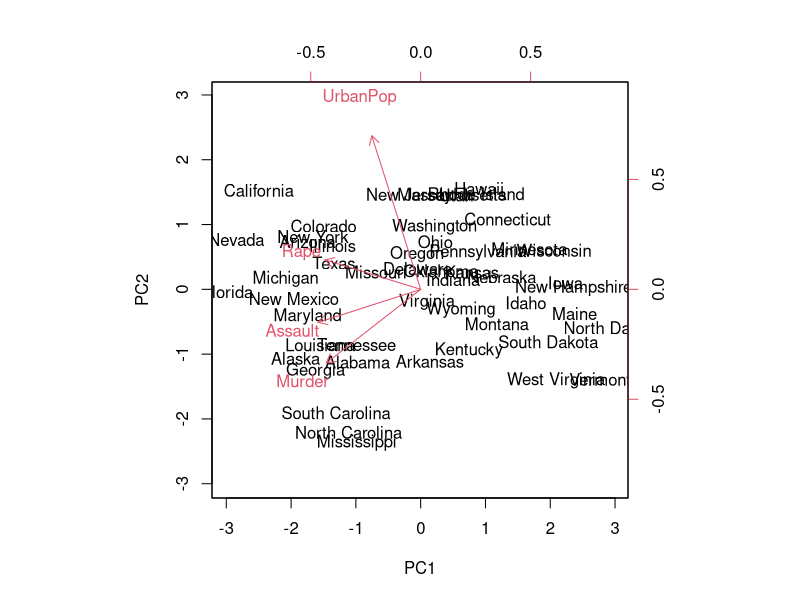
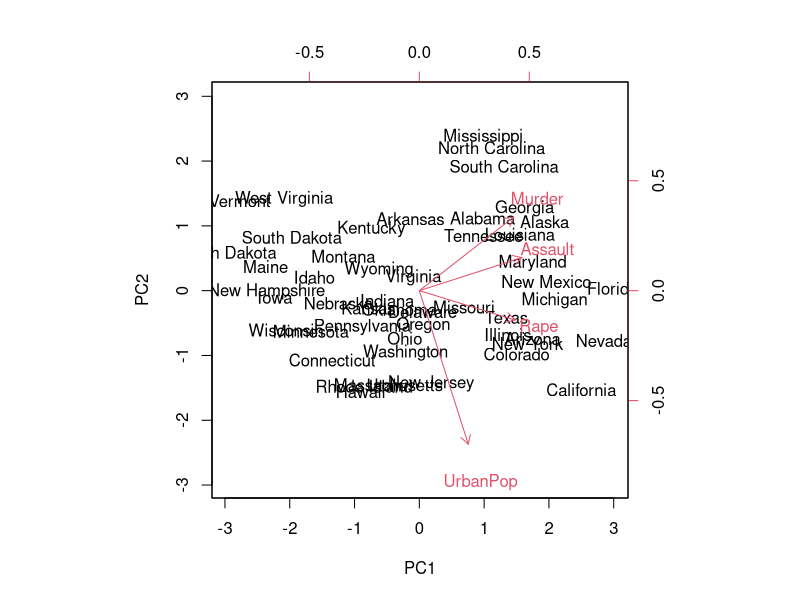
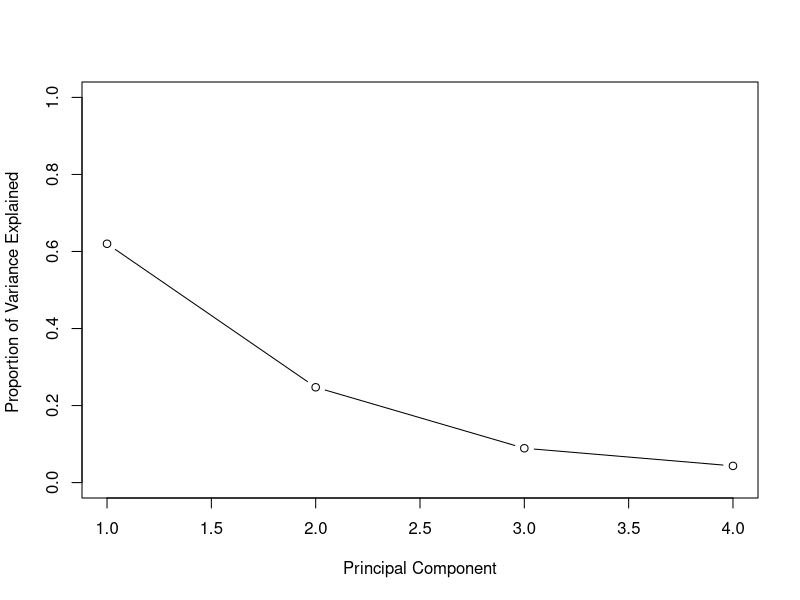
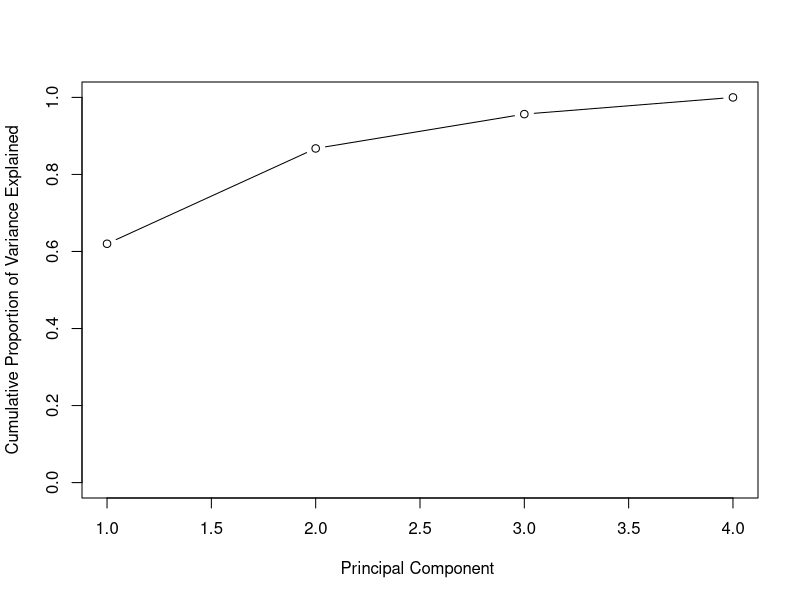

These charts were generated, in order, by the following R code:
## ---- chunk 1
states=row.names(USArrests)
states
## ---- chunk 2
names(USArrests)
## ---- chunk 3
summary(USArrests)
## ---- chunk 4
apply(USArrests, 2, var)
## ---- chunk 5
pr.out=prcomp(USArrests, scale=TRUE)
## ---- chunk 6
names(pr.out)
## ---- chunk 7
pr.out$center
pr.out$scale
## ---- chunk 8
pr.out$rotation
## ---- chunk 9
dim(pr.out$x)
pr.out$x
## ---- chunk 10
biplot(pr.out, scale=0)
## ---- chunk 11
pr.out$rotation=-pr.out$rotation
pr.out$x=-pr.out$x
biplot(pr.out, scale=0)
## ---- chunk 12
pr.out$sdev
## ---- chunk 13
pr.var=pr.out$sdev^2
pr.var
## ---- chunk 14
pve=pr.var/sum(pr.var)
pve
## ---- chunk 15
plot(pve, xlab="Principal Component", 
     ylab="Proportion of Variance Explained ", ylim=c(0,1),type='b')

plot(cumsum(pve), xlab="Principal Component ", 
     ylab=" Cumulative Proportion of Variance Explained ", ylim=c(0,1), type='b')
## ---- chunk 16
a=c(1,2,8,-3)
cumsum(a)
## ---- chunk 17
dat = scale(USArrests, center = TRUE, scale = TRUE)
decomp = svd(dat)
names(decomp)
## ---- chunk 18
decomp$v
pr.out$rotation
## ---- chunk 19
decomp$d^2 / sum(decomp$d^2)
pve
